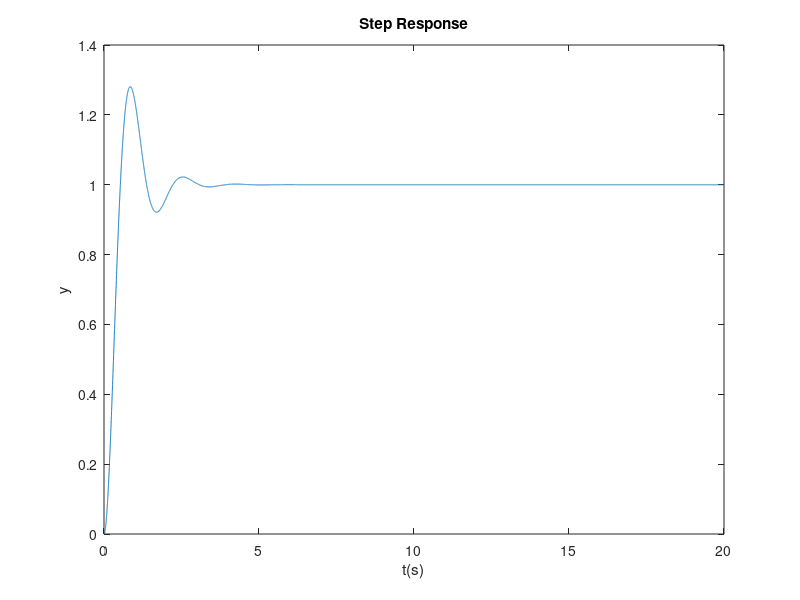
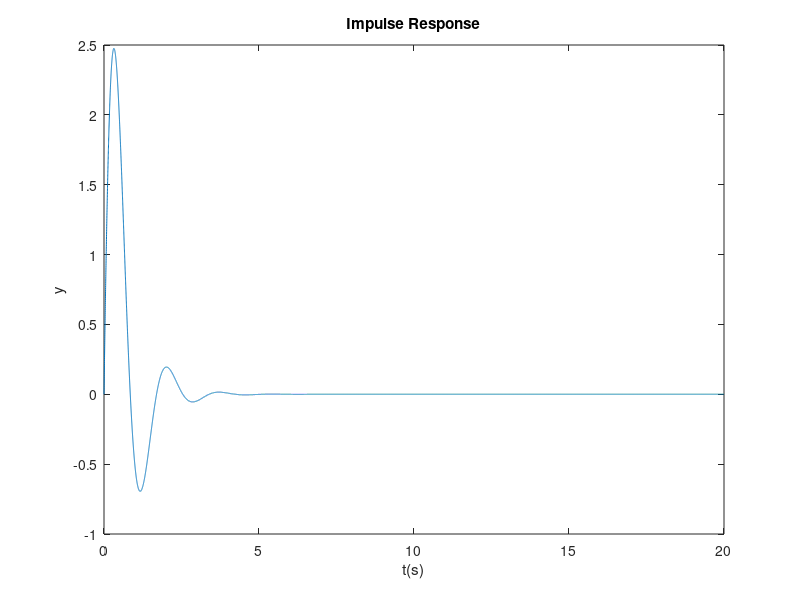
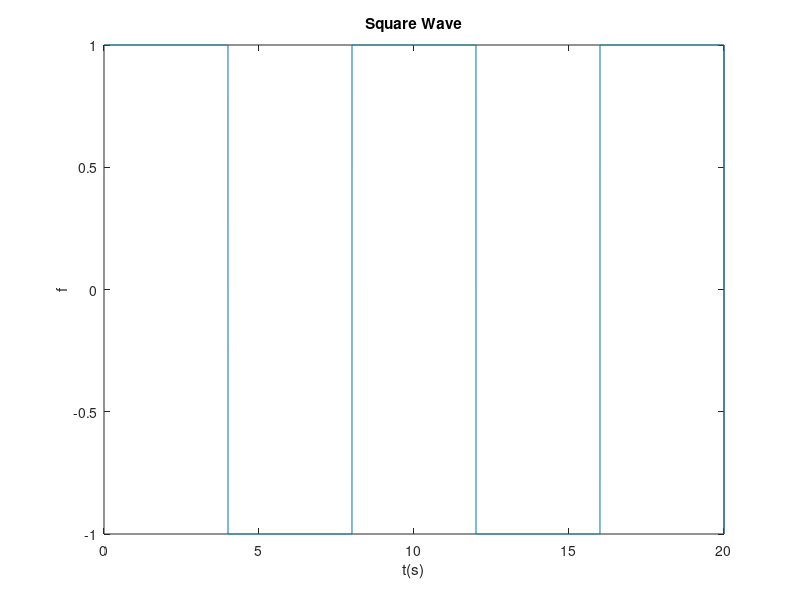
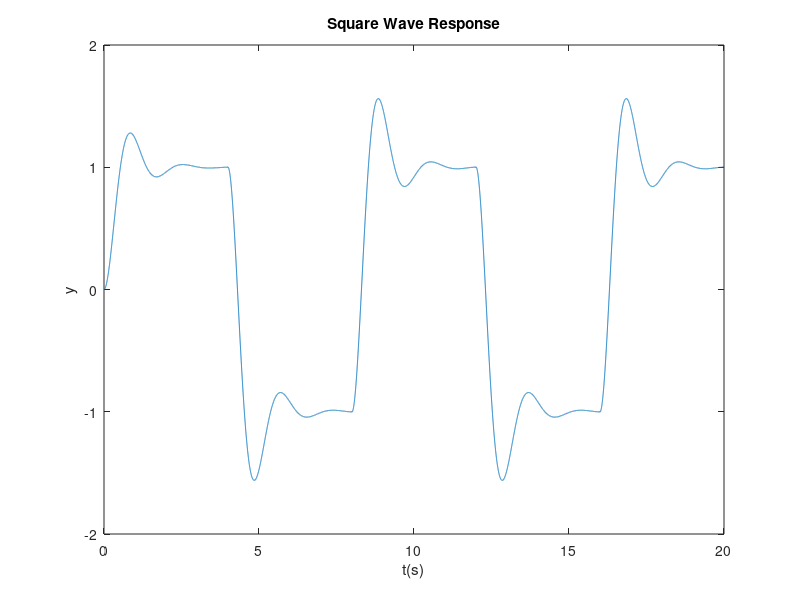

Write the MATLAB code that produced these figures, in order.
clc; clear;
close all;

% uncomment the next line if you are using Octave
%pkg load signal;

t = 0:0.001:20;
%% transfer function
s = tf('s');
G = 16/(s^2+3*s+16);

%% step response
[y1, t] = step(G, t);

figure(1);
plot(t, y1);
xlabel('t(s)'); ylabel('y');
title('Step Response');

%% impulse response
[y2, t] = impulse(G, t);

figure(2)
plot(t, y2);
xlabel('t(s)'); ylabel('y');
title('Impulse Response');

%% square wave response
f = square(2*pi*t/8);
[y3, t] = lsim(G, f, t);

figure(3)
plot(t, f);
xlabel('t(s)'); ylabel('f');
title('Square Wave');

figure(4)
plot(t, y3);
xlabel('t(s)'); ylabel('y');
title('Square Wave Response');
